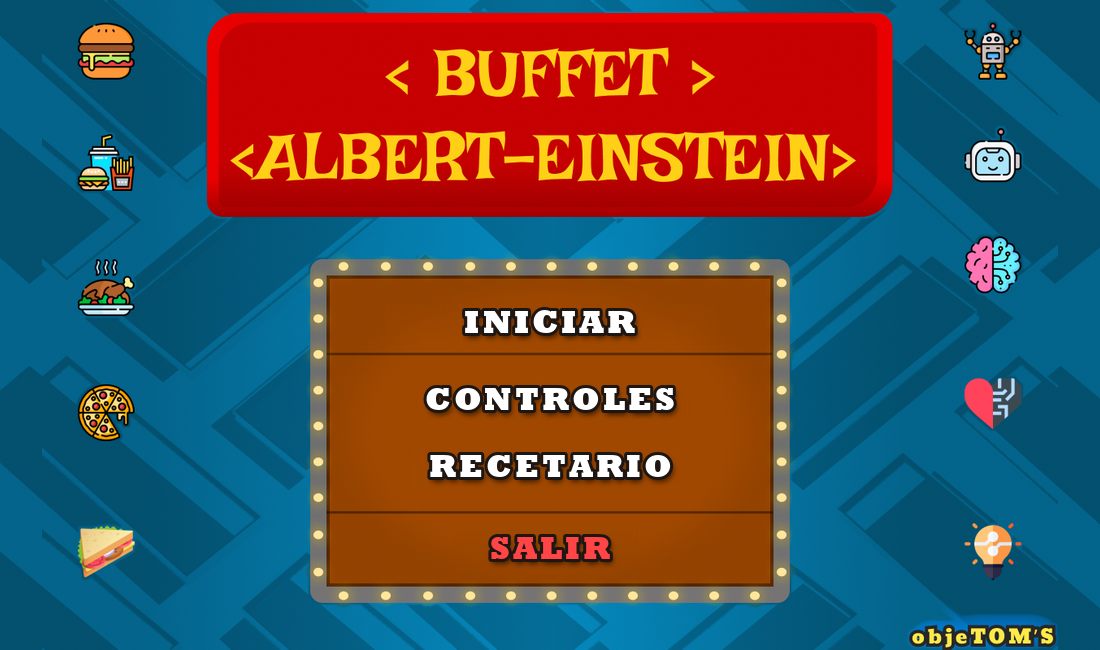
#> input picture assets/startScreen.png, 1100 x 650 px
$ python makeCover.py
#> lines starting #> are read from the running program, lines starting #| are printed output that depends on the picture
# Buffet Albert Einstein - la portada sin las teclas de cada opción.
# Este archivo NO forma parte del juego: es una herramienta auxiliar para crear
# sprites e imágenes del juego, y no se usa al jugarlo.
#
# Copyright (C) 2026  grupo objeTOMs (Mateo Bustos, Carlos Aramis Chambi Flores,
# Facundo Ramounat, Federico Scalise Giussani, Mateo Silva)
#
# This program is free software: you can redistribute it and/or modify
# it under the terms of the GNU General Public License as published by
# the Free Software Foundation, either version 3 of the License, or
# (at your option) any later version.
#
# This program is distributed in the hope that it will be useful,
# but WITHOUT ANY WARRANTY; without even the implied warranty of
# MERCHANTABILITY or FITNESS FOR A PARTICULAR PURPOSE.  See the
# GNU General Public License for more details.
#
# You should have received a copy of the GNU General Public License
# along with this program.  If not, see <https://www.gnu.org/licenses/>.

# Borra de startScreen.png las teclas de las opciones ("INICIAR (enter)", "CONTROLES (i)"...) y vuelve a
# escribir cada opción sin la tecla, con la misma letra (Rockwell Extra Bold). Las opciones se eligen con
# clic o con las flechas y Enter (ver startMenu). Se puede volver a correr: rellena y escribe lo mismo.
#
# Uso (desde la raíz del repositorio):   python assets/makeCover.py
from pathlib import Path
from PIL import Image, ImageDraw, ImageFont, ImageFilter

HERE = Path(__file__).resolve().parent
src = Image.open(HERE / "startScreen.png").convert("RGBA")
out = HERE / "startScreen.png"

# Bandas con texto (y0, y1, x0, x1), medidas sobre la imagen original
BANDS = [(302, 338, 390, 715), (382, 414, 407, 688), (448, 482, 409, 686), (529, 564, 457, 634)]
LABELS = [("INICIAR", (255, 255, 255)), ("CONTROLES", (255, 255, 255)), ("RECETARIO", (255, 255, 255)), ("SALIR", (255, 69, 69))]

px = src.load()
for y0, y1, x0, x1 in BANDS:
    a, b = y0 - 4, y1 + 4            # filas limpias arriba y abajo
    for x in range(x0 - 4, x1 + 5):
        top, bot = px[x, a], px[x, b]
        for y in range(a + 1, b):
            t = (y - a) / (b - a)
            px[x, y] = tuple(round(top[i] * (1 - t) + bot[i] * t) for i in range(4))

FONT = "C:/Windows/Fonts/ROCKEB.TTF"
SIZES = [33, 32, 32, 32]   # INICIAR va un poco más grande, como en la original
SPACING = 3

def text_width(s, font):
    return sum(font.getlength(c) for c in s) + SPACING * (len(s) - 1)

def draw_spaced(draw, x, y, s, font, **kw):
    for c in s:
        draw.text((x, y), c, font=font, **kw)
        x += font.getlength(c) + SPACING

for (y0, y1, _, _), (label, color), size in zip(BANDS, LABELS, SIZES):
    font = ImageFont.truetype(FONT, size)
    cy = (y0 + y1) / 2
    x = 550 - text_width(label, font) / 2
    y = cy - size * 0.58
    # sombra difusa
    shadow = Image.new("RGBA", src.size, (0, 0, 0, 0))
    draw_spaced(ImageDraw.Draw(shadow), x + 2, y + 4, label, font, fill=(30, 10, 0, 230))
    src.alpha_composite(shadow.filter(ImageFilter.GaussianBlur(3)))
    # letras con contorno oscuro
    draw_spaced(ImageDraw.Draw(src), x, y, label, font, fill=color, stroke_width=3, stroke_fill=(30, 22, 18))
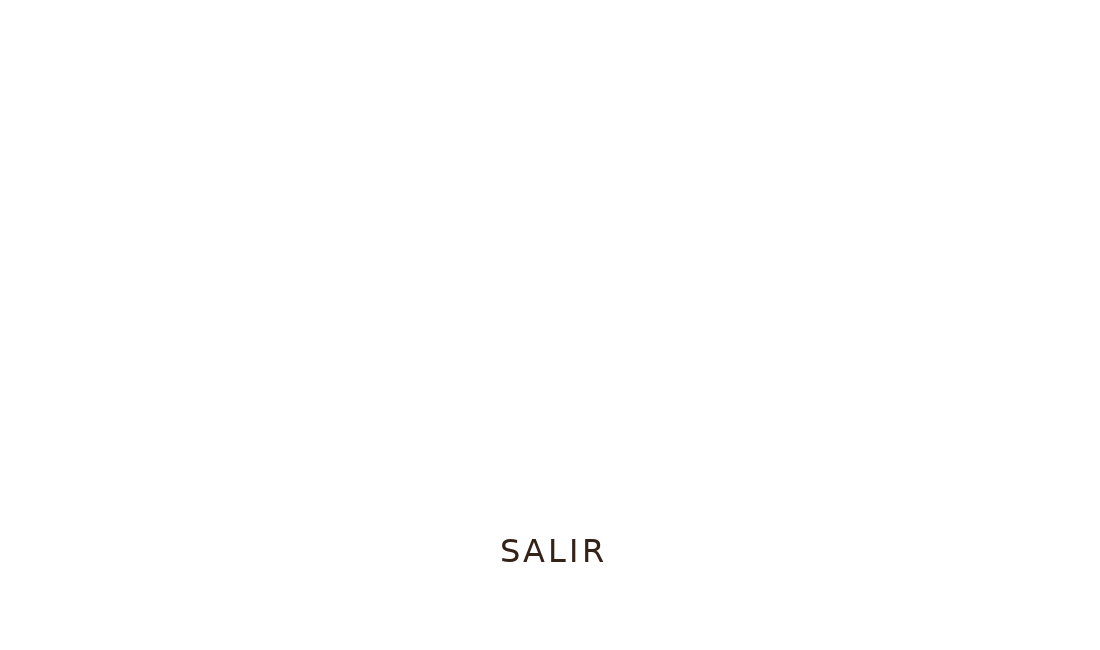
#> shadow: PIL image 1100x650 RGBA; mean R, G, B, A 0, 0, 0, 0.2; transparent parts drawn white
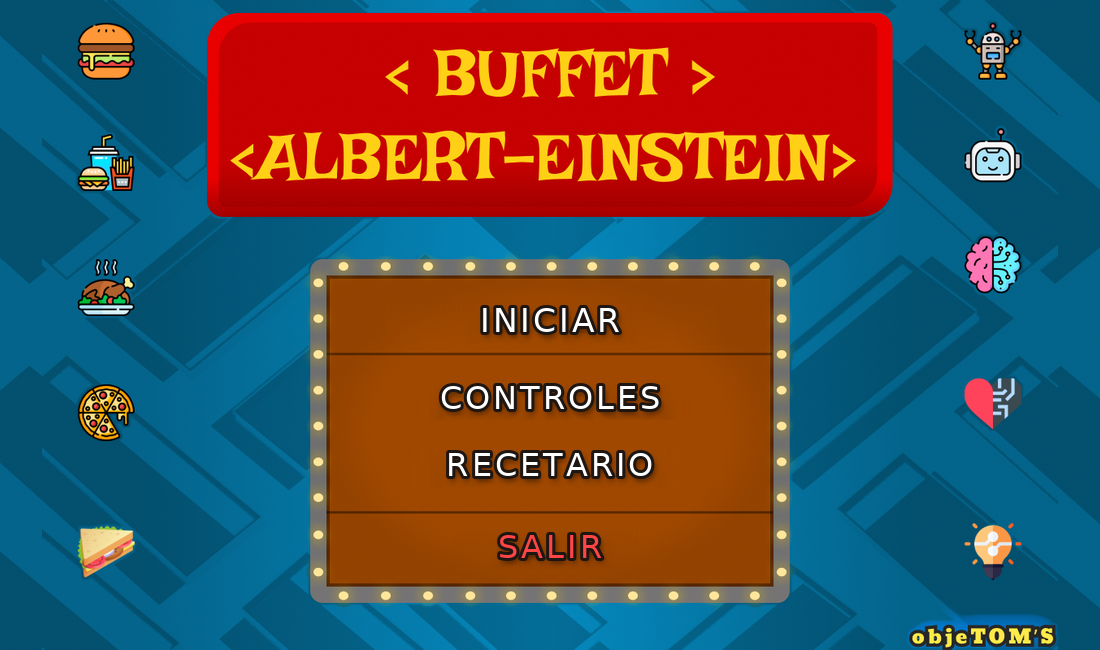
#> src: PIL image 1100x650 RGBA; mean R, G, B, A 79.4, 79.1, 80.6, 255

src.convert("RGB").save(out)
print("listo:", out)
